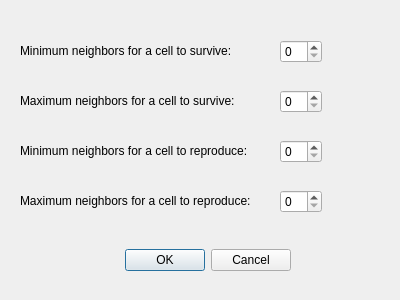
<?xml version="1.0" encoding="UTF-8"?>
<ui version="4.0">
 <class>SettingWindowClass</class>
 <widget class="QDialog" name="SettingWindowClass">
  <property name="geometry">
   <rect>
    <x>0</x>
    <y>0</y>
    <width>400</width>
    <height>300</height>
   </rect>
  </property>
  <property name="windowTitle">
   <string>Settings</string>
  </property>
  <widget class="QDialogButtonBox" name="SettingPageButtonBox">
   <property name="geometry">
    <rect>
     <x>120</x>
     <y>240</y>
     <width>171</width>
     <height>41</height>
    </rect>
   </property>
   <property name="orientation">
    <enum>Qt::Horizontal</enum>
   </property>
   <property name="standardButtons">
    <set>QDialogButtonBox::Cancel|QDialogButtonBox::Ok</set>
   </property>
  </widget>
  <widget class="QSpinBox" name="MinAliveSpinBox">
   <property name="geometry">
    <rect>
     <x>280</x>
     <y>40</y>
     <width>42</width>
     <height>23</height>
    </rect>
   </property>
  </widget>
  <widget class="QLabel" name="label">
   <property name="geometry">
    <rect>
     <x>20</x>
     <y>40</y>
     <width>241</width>
     <height>21</height>
    </rect>
   </property>
   <property name="text">
    <string>Minimum neighbors for a cell to survive:</string>
   </property>
  </widget>
  <widget class="QLabel" name="label_2">
   <property name="geometry">
    <rect>
     <x>20</x>
     <y>90</y>
     <width>241</width>
     <height>21</height>
    </rect>
   </property>
   <property name="text">
    <string>Maximum neighbors for a cell to survive:</string>
   </property>
  </widget>
  <widget class="QLabel" name="label_3">
   <property name="geometry">
    <rect>
     <x>20</x>
     <y>140</y>
     <width>251</width>
     <height>21</height>
    </rect>
   </property>
   <property name="text">
    <string>Minimum neighbors for a cell to reproduce:</string>
   </property>
  </widget>
  <widget class="QLabel" name="label_4">
   <property name="geometry">
    <rect>
     <x>20</x>
     <y>190</y>
     <width>261</width>
     <height>21</height>
    </rect>
   </property>
   <property name="text">
    <string>Maximum neighbors for a cell to reproduce:</string>
   </property>
  </widget>
  <widget class="QSpinBox" name="MaxAliveSpinBox">
   <property name="geometry">
    <rect>
     <x>280</x>
     <y>90</y>
     <width>42</width>
     <height>23</height>
    </rect>
   </property>
  </widget>
  <widget class="QSpinBox" name="MinReproduceSpinBox">
   <property name="geometry">
    <rect>
     <x>280</x>
     <y>140</y>
     <width>42</width>
     <height>23</height>
    </rect>
   </property>
  </widget>
  <widget class="QSpinBox" name="MaxReproduceSpinBox">
   <property name="geometry">
    <rect>
     <x>280</x>
     <y>190</y>
     <width>42</width>
     <height>23</height>
    </rect>
   </property>
  </widget>
 </widget>
 <resources/>
 <connections>
  <connection>
   <sender>SettingPageButtonBox</sender>
   <signal>accepted()</signal>
   <receiver>SettingWindowClass</receiver>
   <slot>accept()</slot>
   <hints>
    <hint type="sourcelabel">
     <x>248</x>
     <y>254</y>
    </hint>
    <hint type="destinationlabel">
     <x>157</x>
     <y>274</y>
    </hint>
   </hints>
  </connection>
  <connection>
   <sender>SettingPageButtonBox</sender>
   <signal>rejected()</signal>
   <receiver>SettingWindowClass</receiver>
   <slot>reject()</slot>
   <hints>
    <hint type="sourcelabel">
     <x>316</x>
     <y>260</y>
    </hint>
    <hint type="destinationlabel">
     <x>286</x>
     <y>274</y>
    </hint>
   </hints>
  </connection>
 </connections>
</ui>
